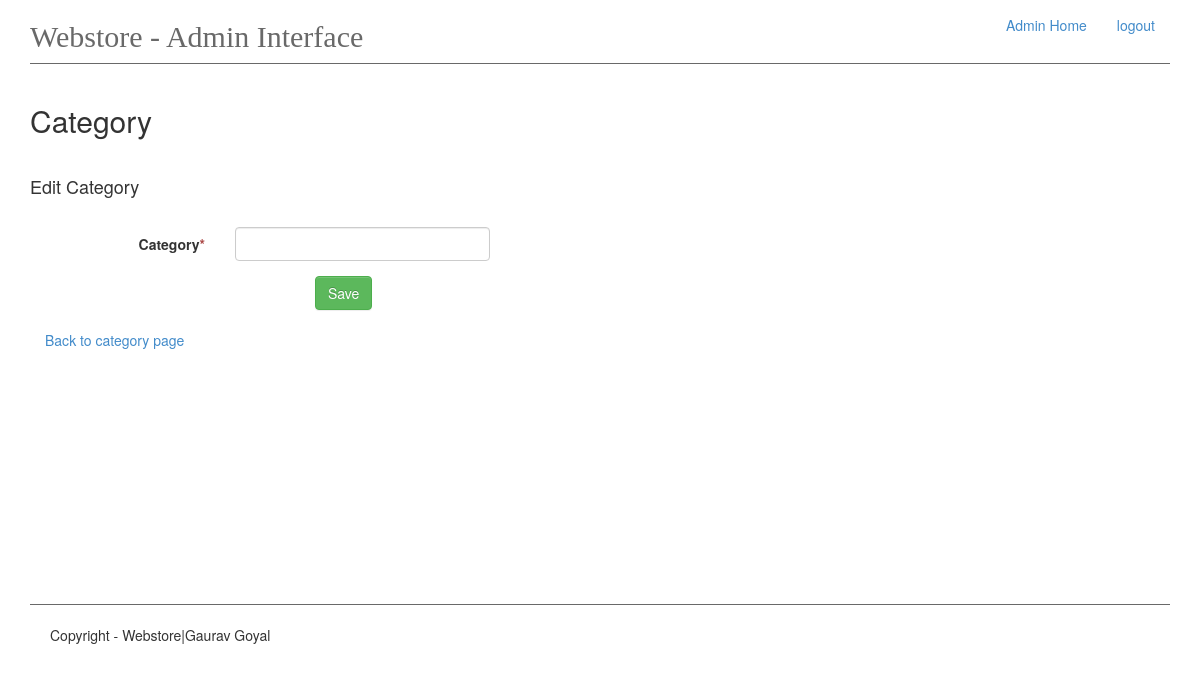
Before: /admin/category/edit/1/ (signed in) with the older database file.
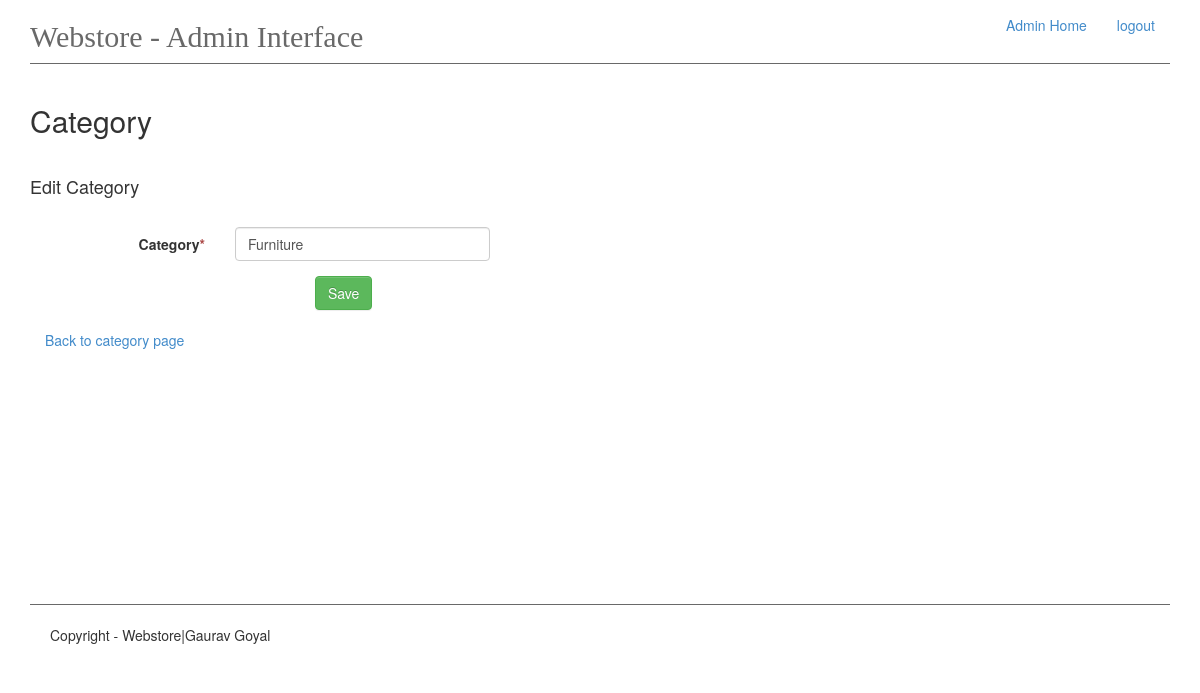
After: the same page with the newer database file.
### app/models.py (models this page shows, shortened)
class Category(db.Model):
    id = db.Column(db.Integer, primary_key=True)
    name = db.Column(db.String(50), unique=True, index=True)
    products = db.relationship('Product', backref='category', lazy='dynamic')

### app/views.py (the view)
@app.route('/admin/category/edit/<int:pk>/', methods=['GET', 'POST'])
@login_required
def edit_category(pk):
    category= Category.query.get(pk)
    categories = Category.query.all()
    form = CategoryForm(obj=category)
    if form.validate_on_submit():
        category.name = form.name.data
        db.session.add(category)
        db.session.commit()
        flash("Category edited", 'text-success')
        return redirect(url_for('add_category'))
    return render_template('admin-panel/edit-category.html', title='Edit', form=form, categories=categories,
                           category=category)

### app/forms.py
class CategoryForm(Form):
    name = TextField('Category', validators=[Required('Category name is required')])

### app/__init__.py (called while the page is built)
@admin_login.user_loader
def load_user(id):
    return Admin.query.get(int(id))

### app/templates/admin-panel/edit-category.html (shortened to what this page needs)
{% extends 'admin-panel/admin.html' %}
{% block content %}
    <h2>Category</h2>
    <br>
    <h4>Edit Category</h4>
    <br>
    <form class="form-horizontal" method="post" enctype= "multipart/form-data">
        {% for field in form if field.widget.input_type != 'hidden' %}
            <div class="col-md-12">
                <div class="form-group">
                    <label class="col-md-2 control-label">  {{ field.label }}<span class="text-danger">*</span></label>
                    <div class="col-md-3"> {{ field(class_='form-control') }}</div>
                    <div class="col-md-6">
                    </div>
                </div >
            </div>
        {% endfor %}
        <div class="control-group">
            <div class="controls col-md-offset-3">
                <input type="submit" class="btn btn-success" value="Save">
            </div>
        </div>
    </form>
    <br>
    <div class="col-md-12"><a href="{{ url_for('add_category') }}">Back to category page</a></div>
{% endblock %}

Changed rows visible on the page:
added Category: name "Furniture"
